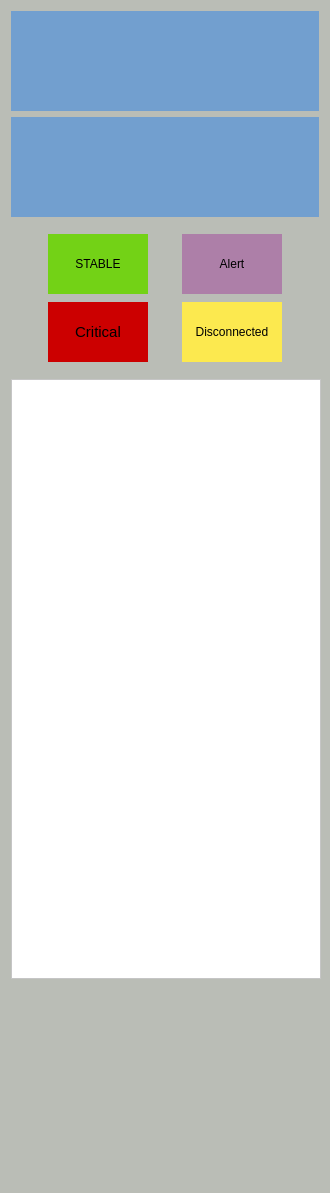
         <widget class="QWidget" name="side" native="true">
          <property name="minimumSize">
           <size>
            <width>330</width>
            <height>0</height>
           </size>
          </property>
          <property name="maximumSize">
           <size>
            <width>330</width>
            <height>16777215</height>
           </size>
          </property>
          <property name="styleSheet">
           <string notr="true">background-color: rgb(186, 189, 182);</string>
          </property>
          <layout class="QGridLayout" name="gridLayout_112">
           <item row="0" column="0">
            <widget class="QLabel" name="date">
             <property name="sizePolicy">
              <sizepolicy hsizetype="Preferred" vsizetype="Fixed">
               <horstretch>0</horstretch>
               <verstretch>0</verstretch>
              </sizepolicy>
             </property>
             <property name="minimumSize">
              <size>
               <width>0</width>
               <height>100</height>
              </size>
             </property>
             <property name="maximumSize">
              <size>
               <width>16777215</width>
               <height>100</height>
              </size>
             </property>
             <property name="font">
              <font>
               <pointsize>20</pointsize>
              </font>
             </property>
             <property name="styleSheet">
              <string notr="true">background-color: rgb(114, 159, 207);
color: rgb(255, 255, 255);</string>
             </property>
             <property name="text">
              <string/>
             </property>
             <property name="alignment">
              <set>Qt::AlignCenter</set>
             </property>
            </widget>
           </item>
           <item row="1" column="0">
            <widget class="QLabel" name="time">
             <property name="sizePolicy">
              <sizepolicy hsizetype="Preferred" vsizetype="Fixed">
               <horstretch>0</horstretch>
               <verstretch>0</verstretch>
              </sizepolicy>
             </property>
             <property name="minimumSize">
              <size>
               <width>0</width>
               <height>100</height>
              </size>
             </property>
             <property name="maximumSize">
              <size>
               <width>16777215</width>
               <height>100</height>
              </size>
             </property>
             <property name="font">
              <font>
               <pointsize>20</pointsize>
              </font>
             </property>
             <property name="styleSheet">
              <string notr="true">background-color: rgb(114, 159, 207);
color: rgb(255, 255, 255);</string>
             </property>
             <property name="text">
              <string/>
             </property>
             <property name="alignment">
              <set>Qt::AlignCenter</set>
             </property>
            </widget>
           </item>
           <item row="2" column="0">
            <widget class="QWidget" name="alert_critical" native="true">
             <property name="sizePolicy">
              <sizepolicy hsizetype="Expanding" vsizetype="Fixed">
               <horstretch>0</horstretch>
               <verstretch>0</verstretch>
              </sizepolicy>
             </property>
             <property name="minimumSize">
              <size>
               <width>230</width>
               <height>150</height>
              </size>
             </property>
             <property name="maximumSize">
              <size>
               <width>1115000</width>
               <height>150</height>
              </size>
             </property>
             <layout class="QGridLayout" name="gridLayout_111">
              <item row="0" column="0">
               <widget class="QWidget" name="stable" native="true">
                <property name="sizePolicy">
                 <sizepolicy hsizetype="Fixed" vsizetype="Fixed">
                  <horstretch>0</horstretch>
                  <verstretch>0</verstretch>
                 </sizepolicy>
                </property>
                <property name="minimumSize">
                 <size>
                  <width>100</width>
                  <height>60</height>
                 </size>
                </property>
                <property name="maximumSize">
                 <size>
                  <width>100</width>
                  <height>60</height>
                 </size>
                </property>
                <property name="styleSheet">
                 <string notr="true">background-color: rgb(115, 210, 22);</string>
                </property>
                <layout class="QGridLayout" name="gridLayout_104">
                 <item row="0" column="0">
                  <widget class="QLabel" name="qlable_stable">
                   <property name="text">
                    <string>STABLE</string>
                   </property>
                   <property name="alignment">
                    <set>Qt::AlignCenter</set>
                   </property>
                  </widget>
                 </item>
                </layout>
               </widget>
              </item>
              <item row="0" column="1">
               <widget class="QWidget" name="alert" native="true">
                <property name="sizePolicy">
                 <sizepolicy hsizetype="Fixed" vsizetype="Fixed">
                  <horstretch>0</horstretch>
                  <verstretch>0</verstretch>
                 </sizepolicy>
                </property>
                <property name="minimumSize">
                 <size>
                  <width>100</width>
                  <height>60</height>
                 </size>
                </property>
                <property name="maximumSize">
                 <size>
                  <width>100</width>
                  <height>60</height>
                 </size>
                </property>
                <property name="styleSheet">
                 <string notr="true">background-color: rgb(173, 127, 168);</string>
                </property>
                <layout class="QGridLayout" name="gridLayout_108">
                 <item row="0" column="0">
                  <widget class="QLabel" name="qlable_alert">
                   <property name="text">
                    <string>Alert</string>
                   </property>
                   <property name="alignment">
                    <set>Qt::AlignCenter</set>
                   </property>
                  </widget>
                 </item>
                </layout>
               </widget>
              </item>
              <item row="1" column="0">
               <widget class="QWidget" name="critical" native="true">
                <property name="sizePolicy">
                 <sizepolicy hsizetype="Fixed" vsizetype="Fixed">
                  <horstretch>0</horstretch>
                  <verstretch>0</verstretch>
                 </sizepolicy>
                </property>
                <property name="minimumSize">
                 <size>
                  <width>100</width>
                  <height>60</height>
                 </size>
                </property>
                <property name="maximumSize">
                 <size>
                  <width>100</width>
                  <height>60</height>
                 </size>
                </property>
                <property name="styleSheet">
                 <string notr="true">background-color: rgb(204, 0, 0);</string>
                </property>
                <layout class="QGridLayout" name="gridLayout_109">
                 <item row="0" column="0">
                  <widget class="QLabel" name="qlable_critical">
                   <property name="font">
                    <font>
                     <pointsize>11</pointsize>
                    </font>
                   </property>
                   <property name="text">
                    <string>Critical</string>
                   </property>
                   <property name="alignment">
                    <set>Qt::AlignCenter</set>
                   </property>
                  </widget>
                 </item>
                </layout>
               </widget>
              </item>
              <item row="1" column="1">
               <widget class="QWidget" name="disconnected" native="true">
                <property name="sizePolicy">
                 <sizepolicy hsizetype="Fixed" vsizetype="Fixed">
                  <horstretch>0</horstretch>
                  <verstretch>0</verstretch>
                 </sizepolicy>
                </property>
                <property name="minimumSize">
                 <size>
                  <width>100</width>
                  <height>60</height>
                 </size>
                </property>
                <property name="maximumSize">
                 <size>
                  <width>100</width>
                  <height>60</height>
                 </size>
                </property>
                <property name="styleSheet">
                 <string notr="true">background-color: rgb(252, 233, 79);</string>
                </property>
                <layout class="QGridLayout" name="gridLayout_110">
                 <item row="0" column="0">
                  <widget class="QLabel" name="qlable_disconnected">
                   <property name="font">
                    <font>
                     <pointsize>9</pointsize>
                    </font>
                   </property>
                   <property name="text">
                    <string>Disconnected</string>
                   </property>
                   <property name="alignment">
                    <set>Qt::AlignCenter</set>
                   </property>
                  </widget>
                 </item>
                </layout>
               </widget>
              </item>
             </layout>
            </widget>
           </item>
           <item row="3" column="0">
            <widget class="QTableWidget" name="issue">
             <property name="sizePolicy">
              <sizepolicy hsizetype="Fixed" vsizetype="Fixed">
               <horstretch>0</horstretch>
               <verstretch>0</verstretch>
              </sizepolicy>
             </property>
             <property name="minimumSize">
              <size>
               <width>310</width>
               <height>600</height>
              </size>
             </property>
             <property name="maximumSize">
              <size>
               <width>310</width>
               <height>600</height>
              </size>
             </property>
             <property name="styleSheet">
              <string notr="true">background-color: rgb(255, 255, 255);</string>
             </property>
            </widget>
           </item>
           <item row="4" column="0">
            <spacer name="verticalSpacer">
             <property name="orientation">
              <enum>Qt::Vertical</enum>
             </property>
             <property name="sizeHint" stdset="0">
              <size>
               <width>20</width>
               <height>203</height>
              </size>
             </property>
            </spacer>
           </item>
          </layout>
         </widget>
